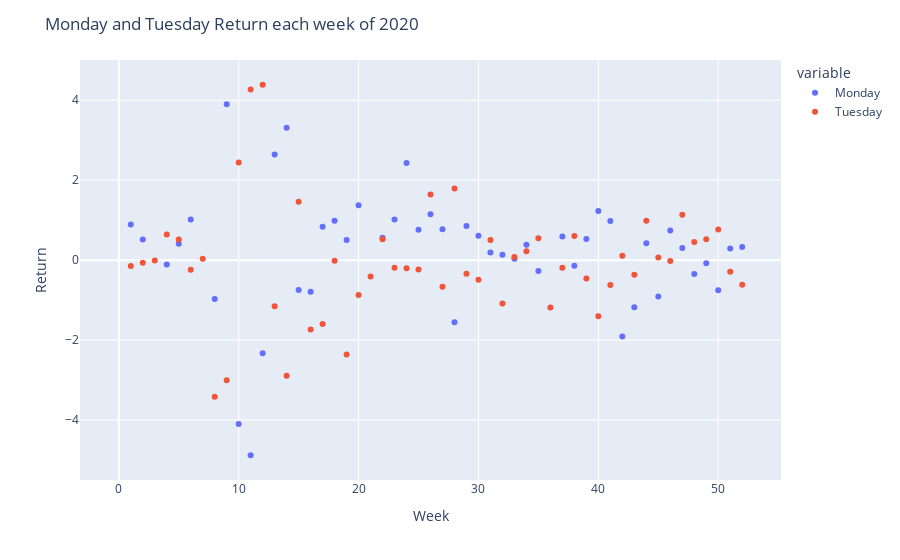

The notebook cell this image was saved under:
### Code cell
fig = px.scatter(mt_2020[['Monday','Tuesday']])
fig.update_layout(xaxis_title="Week", yaxis_title="Return", title='Monday and Tuesday Return each week of 2020')
fig.show()

### Figure 1 — Plotly figure (JSON) as saved in the notebook; plotly's stock layout.template omitted (floating-point values rounded to 4 significant figures)
{"data": [{"hovertemplate": "variable=Monday<br>index=%{x}<br>value=%{y}<extra></extra>", "legendgroup": "Monday", "marker": {"color": "#636efa", "symbol": "circle"}, "mode": "markers", "name": "Monday", "orientation": "v", "showlegend": true, "type": "scatter", "x": [0, 1, 2, 3, 4, 5, 6, 7, 8, 9, 10, 11, 12, 13, 14, 15, 16, 17, 18, 19, 20, 21, 22, 23, 24, 25, 26, 27, 28, 29, 30, 31, 32, 33, 34, 35, 36, 37, 38, 39, 40, 41, 42, 43, 44, 45, 46, 47, 48, 49, 50, 51, 52], "xaxis": "x", "y": [null, 0.8929, 0.5197, null, -0.1087, 0.4098, 1.019, null, -0.9737, 3.898, -4.097, -4.882, -2.327, 2.644, 3.312, -0.7486, -0.7893, 0.8348, 0.9851, 0.5052, 1.374, null, 0.5578, 1.015, 2.433, 0.7575, 1.148, 0.7743, -1.556, 0.8545, 0.6078, 0.1931, 0.132, 0.03342, 0.3859, -0.2684, null, 0.594, -0.1373, 0.5309, 1.227, 0.9771, -1.91, -1.175, 0.4259, -0.9082, 0.743, 0.302, -0.3453, -0.07497, -0.7559, 0.2888, 0.3312], "yaxis": "y"}, {"hovertemplate": "variable=Tuesday<br>index=%{x}<br>value=%{y}<extra></extra>", "legendgroup": "Tuesday", "marker": {"color": "#EF553B", "symbol": "circle"}, "mode": "markers", "name": "Tuesday", "orientation": "v", "showlegend": true, "type": "scatter", "x": [0, 1, 2, 3, 4, 5, 6, 7, 8, 9, 10, 11, 12, 13, 14, 15, 16, 17, 18, 19, 20, 21, 22, 23, 24, 25, 26, 27, 28, 29, 30, 31, 32, 33, 34, 35, 36, 37, 38, 39, 40, 41, 42, 43, 44, 45, 46, 47, 48, 49, 50, 51, 52], "xaxis": "x", "y": [null, -0.1444, -0.06697, -0.007226, 0.6417, 0.5176, -0.2412, 0.0371, -3.419, -3.006, 2.444, 4.268, 4.389, -1.151, -2.893, 1.46, -1.733, -1.6, -0.01533, -2.36, -0.8699, -0.4098, 0.5234, -0.1911, -0.1999, -0.2361, 1.642, -0.667, 1.796, -0.3433, -0.4894, 0.5043, -1.087, 0.0809, 0.2232, 0.5477, -1.187, -0.1916, 0.6014, -0.4611, -1.401, -0.6248, 0.1087, -0.3664, 0.9864, 0.06407, -0.02161, 1.138, 0.4548, 0.5213, 0.7694, -0.2926, -0.6125], "yaxis": "y"}], "layout": {"legend": {"title": {"text": "variable"}, "tracegroupgap": 0}, "margin": {"t": 60}, "title": {"text": "Monday and Tuesday Return each week of 2020"}, "xaxis": {"anchor": "y", "domain": [0, 1], "title": {"text": "Week"}}, "yaxis": {"anchor": "x", "domain": [0, 1], "title": {"text": "Return"}}}}
